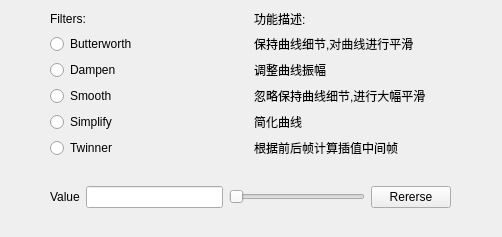
<?xml version="1.0" encoding="UTF-8"?>
<ui version="4.0">
 <class>Form</class>
 <widget class="QWidget" name="Form">
  <property name="geometry">
   <rect>
    <x>0</x>
    <y>0</y>
    <width>502</width>
    <height>237</height>
   </rect>
  </property>
  <property name="windowTitle">
   <string>Form</string>
  </property>
  <widget class="QWidget" name="verticalLayoutWidget">
   <property name="geometry">
    <rect>
     <x>10</x>
     <y>10</y>
     <width>481</width>
     <height>221</height>
    </rect>
   </property>
   <layout class="QVBoxLayout" name="verticalLayout">
    <item>
     <layout class="QGridLayout" name="gridLayout">
      <property name="leftMargin">
       <number>0</number>
      </property>
      <property name="topMargin">
       <number>0</number>
      </property>
      <property name="rightMargin">
       <number>0</number>
      </property>
      <property name="bottomMargin">
       <number>0</number>
      </property>
      <property name="horizontalSpacing">
       <number>6</number>
      </property>
      <item row="4" column="2">
       <widget class="QLabel" name="label_6">
        <property name="text">
         <string>简化曲线</string>
        </property>
       </widget>
      </item>
      <item row="2" column="2">
       <widget class="QLabel" name="label_4">
        <property name="text">
         <string>调整曲线振幅</string>
        </property>
       </widget>
      </item>
      <item row="3" column="2">
       <widget class="QLabel" name="label_5">
        <property name="text">
         <string>忽略保持曲线细节,进行大幅平滑</string>
        </property>
       </widget>
      </item>
      <item row="6" column="2">
       <widget class="QLabel" name="label_7">
        <property name="text">
         <string>根据前后帧计算插值中间帧</string>
        </property>
       </widget>
      </item>
      <item row="6" column="1">
       <widget class="QRadioButton" name="radioButton">
        <property name="text">
         <string>Twinner</string>
        </property>
       </widget>
      </item>
      <item row="1" column="1">
       <widget class="QRadioButton" name="radioButton_2">
        <property name="text">
         <string>Butterworth</string>
        </property>
       </widget>
      </item>
      <item row="0" column="1">
       <widget class="QLabel" name="label">
        <property name="text">
         <string>Filters:</string>
        </property>
       </widget>
      </item>
      <item row="1" column="2">
       <widget class="QLabel" name="label_3">
        <property name="text">
         <string>保持曲线细节,对曲线进行平滑</string>
        </property>
       </widget>
      </item>
      <item row="4" column="1">
       <widget class="QRadioButton" name="radioButton_3">
        <property name="text">
         <string>Simplify</string>
        </property>
       </widget>
      </item>
      <item row="3" column="1">
       <widget class="QRadioButton" name="radioButton_4">
        <property name="text">
         <string>Smooth</string>
        </property>
       </widget>
      </item>
      <item row="2" column="1">
       <widget class="QRadioButton" name="radioButton_5">
        <property name="text">
         <string>Dampen</string>
        </property>
       </widget>
      </item>
      <item row="2" column="0">
       <spacer name="horizontalSpacer">
        <property name="orientation">
         <enum>Qt::Horizontal</enum>
        </property>
        <property name="sizeType">
         <enum>QSizePolicy::Maximum</enum>
        </property>
        <property name="sizeHint" stdset="0">
         <size>
          <width>40</width>
          <height>20</height>
         </size>
        </property>
       </spacer>
      </item>
      <item row="0" column="2">
       <widget class="QLabel" name="label_8">
        <property name="text">
         <string>功能描述:</string>
        </property>
       </widget>
      </item>
      <item row="3" column="3">
       <spacer name="horizontalSpacer_2">
        <property name="orientation">
         <enum>Qt::Horizontal</enum>
        </property>
        <property name="sizeType">
         <enum>QSizePolicy::Maximum</enum>
        </property>
        <property name="sizeHint" stdset="0">
         <size>
          <width>40</width>
          <height>20</height>
         </size>
        </property>
       </spacer>
      </item>
     </layout>
    </item>
    <item>
     <spacer name="verticalSpacer">
      <property name="orientation">
       <enum>Qt::Vertical</enum>
      </property>
      <property name="sizeHint" stdset="0">
       <size>
        <width>20</width>
        <height>40</height>
       </size>
      </property>
     </spacer>
    </item>
    <item>
     <layout class="QHBoxLayout" name="horizontalLayout" stretch="0,0,0,0,0,0">
      <item>
       <spacer name="horizontalSpacer_3">
        <property name="orientation">
         <enum>Qt::Horizontal</enum>
        </property>
        <property name="sizeType">
         <enum>QSizePolicy::Maximum</enum>
        </property>
        <property name="sizeHint" stdset="0">
         <size>
          <width>40</width>
          <height>20</height>
         </size>
        </property>
       </spacer>
      </item>
      <item>
       <widget class="QLabel" name="label_2">
        <property name="text">
         <string>Value</string>
        </property>
       </widget>
      </item>
      <item>
       <widget class="QLineEdit" name="lineEdit">
        <property name="sizePolicy">
         <sizepolicy hsizetype="Expanding" vsizetype="Fixed">
          <horstretch>0</horstretch>
          <verstretch>0</verstretch>
         </sizepolicy>
        </property>
        <property name="text">
         <string/>
        </property>
       </widget>
      </item>
      <item>
       <widget class="QSlider" name="horizontalSlider">
        <property name="enabled">
         <bool>true</bool>
        </property>
        <property name="sizePolicy">
         <sizepolicy hsizetype="Expanding" vsizetype="Fixed">
          <horstretch>0</horstretch>
          <verstretch>1</verstretch>
         </sizepolicy>
        </property>
        <property name="maximum">
         <number>10</number>
        </property>
        <property name="orientation">
         <enum>Qt::Horizontal</enum>
        </property>
       </widget>
      </item>
      <item>
       <widget class="QPushButton" name="pushButton">
        <property name="text">
         <string>Rererse</string>
        </property>
       </widget>
      </item>
      <item>
       <spacer name="horizontalSpacer_4">
        <property name="orientation">
         <enum>Qt::Horizontal</enum>
        </property>
        <property name="sizeType">
         <enum>QSizePolicy::Maximum</enum>
        </property>
        <property name="sizeHint" stdset="0">
         <size>
          <width>40</width>
          <height>20</height>
         </size>
        </property>
       </spacer>
      </item>
     </layout>
    </item>
    <item>
     <spacer name="verticalSpacer_2">
      <property name="orientation">
       <enum>Qt::Vertical</enum>
      </property>
      <property name="sizeHint" stdset="0">
       <size>
        <width>20</width>
        <height>40</height>
       </size>
      </property>
     </spacer>
    </item>
   </layout>
  </widget>
 </widget>
 <resources/>
 <connections/>
</ui>
